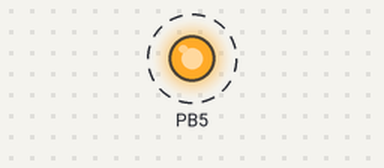
Simulated run of this program. Board: ATmega328P, built with avr-gcc and emulated at 16 MHz (the files do not name the chip). Shown: output pins drawn as LEDs (lit = HIGH). Dashed ring = blinking.

Above: at 0.2 s.
Timing chart, 0 to 3.0 s (numbered marks = the images above):
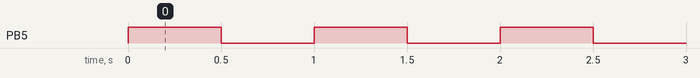

The program:

main.c
```c
#define F_CPU 16000000UL

#include <avr/io.h>
#include <util/delay.h>
#include <stdbool.h>

int main(){

    DDRB |= (1 << PB5);

    while(true){
        PORTB ^= (1 << PB5);
        _delay_ms(500);
    }
}
```

Measured:
- by itself, PB5: alternates HIGH for 0.50 s and LOW for 0.50 s
